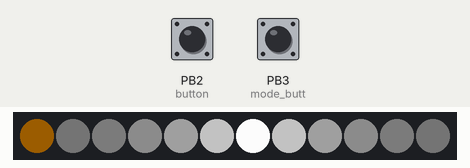
This sketch was run on a simulated ATtiny85, built with avr-gcc and run on an emulated ATtiny85. Parts: 12 RGB LEDs in strip order, left to right. Inputs (shaded band) come from the test bench; at power-on: PB3 (mode_butt) HIGH, PB2 (button) HIGH. Dim RGB values are drawn brighter than linear.

Above: at 1.2 s.
1.3 s: PB3 (mode_butt) pulled LOW for 0.15 s
At 3.4 s:
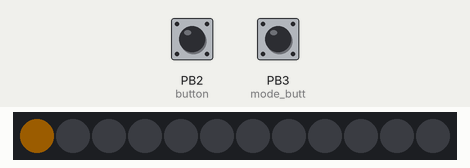
3.7 s: PB2 (button) pulled LOW for 0.15 s
4.4 s: PB3 (mode_butt) pulled LOW for 3.2 s
At 7.2 s:
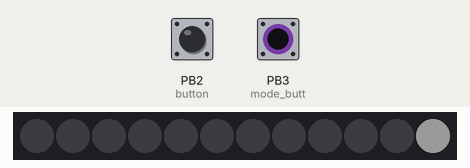
9.1 s: PB2 (button) pulled LOW for 0.15 s
At 12.0 s:
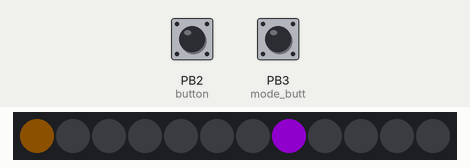
12.5 s: PB2 (button) pulled LOW for 1 s
At 15.7 s:
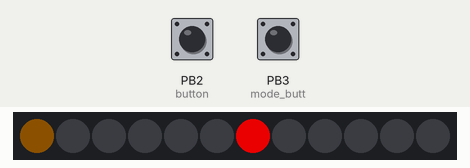
Timing chart, 0 to 16.6 s (numbered marks = the images above; inputs shaded):
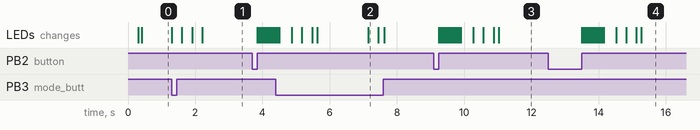

Measured:
- after the input at 1.3 s, the LEDs: first change at once (image 1 shows a later state)
- after the input at 4.4 s, the LEDs: first differ from a run without the input after 2.7 s (image 2)
- after the input at 9.1 s, the LEDs: first change after 0.15 s (image 3 shows a later state)
- after the input at 12.5 s, the LEDs: first change after 1.0 s (image 4 shows a later state)

The sketch:

diceCatan.ino
```cpp
/*
This is the code for an electronic dice simulator mainly for the board game "Catan".
several modes are usable :
-Classis catan (same probabilities as with 2 six sided dices)
-6&8 mode : all numbers have the same probability to show up, only 6 and 8 have double odds to appear
-flat mode : all numbers have the same probability to show up
-1 to 12 mode : a random number between 1 and 12 will show up, same probability for all. Not for Catan
during the setup phase,you can use the main button to pick your mode : the dimming state of the numbers
is proportionnal to the probability they show up. Validate with the secondary button.
Once you have validate, you can reset the device with the secondary button

the code is ready to go for a attiny 85
the reset function won't work on a non attiny based arduino, you will have to use the resetFunc
that is just before the setup instead.
*/
#include "FastLED.h"
#include <avr/wdt.h>

#define NUM_LEDS 12
#define DATA_PIN 0 // for the LED strip
#define CLOCK_PIN 1 // for the LED strip
#define button 2 // main button, make it big and obvious!
#define mode_butt 3 // secondary button to validate or reset, make it small!

CRGB leds[NUM_LEDS];
int ONLED;
int ONLEDrot;
int secondCount; //counter no2 for mode 0 (the second dice)
int COLOR;
int Sat;
long timer = 0;
int OLDbut;
bool pressed = false;

int MODE = 0;
//mode 0 : normal catan, like 2x dices with 6 faces. Same probabilities as with dices. 1 is YELLOW
//mode 1 : catan with double odds for 6 and 8, flat for the others (included 7). 1 is PURPLE
//mode 2 : same odds for all numbers, 1 excluded from showing up. 1 is BLUE
//mode 3 : same as mode 2, but double odds only for number 7. 1 is RED
//mode 4 : flat odds from 1 to 12 (not for catan because 1 can show up). 1 is not lit

//void(* resetFunc) (void) = 0; //doesn't work with attiny, this is for uno, nano type.

void setup() {
  // Serial.begin(57600);
  //	Serial.println("resetting");
  //	LEDS.addLeds<WS2812,DATA_PIN,GRB>(leds,NUM_LEDS);
  FastLED.addLeds<APA102, DATA_PIN, CLOCK_PIN, BGR>(leds, NUM_LEDS);
  LEDS.setBrightness(255);

  pinMode(button, INPUT_PULLUP);
  pinMode(mode_butt, INPUT_PULLUP);

  wdt_disable();

  for (int i = 0; i < NUM_LEDS * 10 / 2 ; i++) {
    leds[i / 10] = CHSV(0, 0, 80 + i * 3);
    leds[11 - i / 10] = CHSV(0, 0, 80 + i * 3);
    leds[0] = CHSV(map(i, 0, 60, 0, 40), map(i, 0, 60, 0, 255), map(i, 0, 60, 0, 100) );
    FastLED.show();
    fadeall();
    delay(5);
  }
  //choose your mode:
  while (digitalRead(mode_butt) == HIGH) {
    if (digitalRead(button) == LOW) { //main button is pressed
      MODE > 3 ? MODE = 0 : MODE++;
      delay(350);
    }
    if (MODE == 0) {
      leds[1] = CHSV(0, 0, 1 );
      leds[11] = CHSV(0, 0, 1 );
      leds[2] = CHSV(0, 0, 25 );
      leds[10] = CHSV(0, 0, 25 );
      leds[3] = CHSV(0, 0, 55 );
      leds[9] = CHSV(0, 0, 55 );
      leds[4] = CHSV(0, 0, 90 );
      leds[8] = CHSV(0, 0, 90 );
      leds[5] = CHSV(0, 0, 150 );
      leds[7] = CHSV(0, 0, 150 );
      leds[6] = CHSV(0, 0, 250 );
      leds[0] = CHSV(40, 255, 100 ); //the yellow led
    }
    if (MODE == 1) {
      for (int i = 0; i < NUM_LEDS; i++) {
        leds[i] = CHSV(0, 0, 250 / 8 );
      }
      leds[5] = CHSV(0, 0, 250 );
      leds[7] = CHSV(0, 0, 250 );
      leds[0] = CHSV(200, 255, 100 ); //the purple led
    }
    if (MODE == 2) {
      for (int i = 0; i < NUM_LEDS; i++) {
        leds[i] = CHSV(0, 0, 50 );
      }
      leds[0] = CHSV(155, 255, 100 ); //the blue led
    }
    if (MODE == 3) {
      for (int i = 0; i < NUM_LEDS; i++) {
        leds[i] = CHSV(0, 0, 250 / 8 );
      }
      leds[6] = CHSV(0, 0, 250 );
      leds[0] = CHSV(0, 255, 100 ); //the red led
    }
    if (MODE == 4) {
      for (int i = 0; i < NUM_LEDS; i++) {
        leds[i] = CHSV(0, 0, 100 );
      }
    }
    FastLED.show();
  }

  for (int l = 0 ; l < 150 ; l++) {

    for (int i = 1 ; i < NUM_LEDS ; i++) {
      leds[i].nscale8( 251);
    }
    FastLED.show();
    delay(6);
  }
}

void reboot() {

  cli();
  WDTCR = 0xD8 | WDTO_1S;
  sei();

  wdt_reset();
  while (true) {}

} //reboot for Attiny

void fadeall() {
  for (int i = 0; i < NUM_LEDS; i++) {
    leds[i].nscale8(200);
  }
}

void loop() {

  if (digitalRead(mode_butt) == LOW) {
    delay(500);
    reboot();
    //  resetFunc(); //reset
  }

  if (MODE == 0) {
    ONLEDrot < 6 ? ONLEDrot ++ : ONLEDrot = 1 ;
  }
  if (MODE == 1) {
    ONLEDrot < 12 ? ONLEDrot ++ : ONLEDrot = 0 ;
  }
  if (MODE == 2) {
    ONLEDrot < 10 ? ONLEDrot ++ : ONLEDrot = 0 ;
  }
  if (MODE == 3) {
    ONLEDrot < 11 ? ONLEDrot ++ : ONLEDrot = 0 ;
  }
  if (MODE == 4) {
    ONLEDrot < 11 ? ONLEDrot ++ : ONLEDrot = 0 ;
  }


  while (digitalRead(button) == LOW && pressed == true ) { //button pressed at the previous loop and hold pressed
    //blocker
  }

  if (pressed == true && digitalRead(button) == HIGH) {
    delay(15);
    pressed = false;
  }

  if (digitalRead(button) == LOW && pressed == false ) { //button pressed
    while (digitalRead(button) == LOW) { //button pressed and hold pressed
      secondCount < 6 ? secondCount++ : secondCount = 1; //randomizer for the second dice
    }

    pressed = true;
    //set the lighting up LED
    ONLED = ONLEDrot;
    if (MODE == 0) {
      ONLED += secondCount; //result should be between 1 and 11 (from 2 to 12 to be displayed)
      ONLED -= 1;
    }
    if (MODE == 1) {
      if (ONLED == 0) {
        ONLED = 5;
      }
      if (ONLED == 12) {
        ONLED = 7;
      }
    }
    if (MODE == 2) {
      ONLED += 1;
    }
    if (MODE == 3) {
      ONLED += 1;
      if (ONLED == 12) {
        ONLED = 6;
      }
    }
    if (MODE == 4) {
      //nothing to do
    }


    // Serial.print("Result : ");
    // Serial.println(ONLED);

    for (int n = 0 ; n < 3 ; n++) {
      for (byte i = 1; i < NUM_LEDS; i++) {
        leds[i] = CHSV(i * 15, 255 - (i + n * i) * 10, 70 + (i + n * i) * 3);
        if (MODE == 0) {
          leds[0] = CHSV(40, 255, 65 ); //the yellow led
        }
        if (MODE == 1) {
          leds[0] = CHSV(200, 255, 65 ); //the purple led
        }
        if (MODE == 2) {
          leds[0] = CHSV(155, 255, 65 ); //the blue led
        }
        if (MODE == 3) {
          leds[0] = CHSV(0, 255, 65 ); //the red led
        }
        FastLED.show();
        fadeall();
        //      delay(40-(n-1)*20);
        delay((2 * NUM_LEDS + NUM_LEDS) - (i + n * i) + 20 - n * 10);
      }
    }

    for (int a = 0 ; a < 100 ; a++) {
      ONLED == 6 ? COLOR = 0 : COLOR = 100;

      if (ONLED == 5 || ONLED == 7) {
        COLOR = 200;
      }
      if (MODE == 4) {
        COLOR = 145;
        Sat = 190;
      }
      else {
        Sat = 255;
      }

      leds[ONLED] = CHSV(COLOR, Sat, 2.5 * a);
      delay(5);
      fadeall();

      if (MODE == 0) {
        leds[0] = CHSV(40, 255, 65 ); //the yellow led
      }
      if (MODE == 1) {
        leds[0] = CHSV(200, 255, 65 ); //the purple led
      }
      if (MODE == 2) {
        leds[0] = CHSV(155, 255, 65 ); //the blue led
      }
      if (MODE == 3) {
        leds[0] = CHSV(0, 255, 65 ); //the red led
      }
      FastLED.show();
    }

    // Serial.print("Count = ");
    // Serial.println( ONLEDrot);
    // Serial.print("secondCount = ");
    // Serial.println(secondCount);
    // Serial.println("--------------");
  }

}
```
